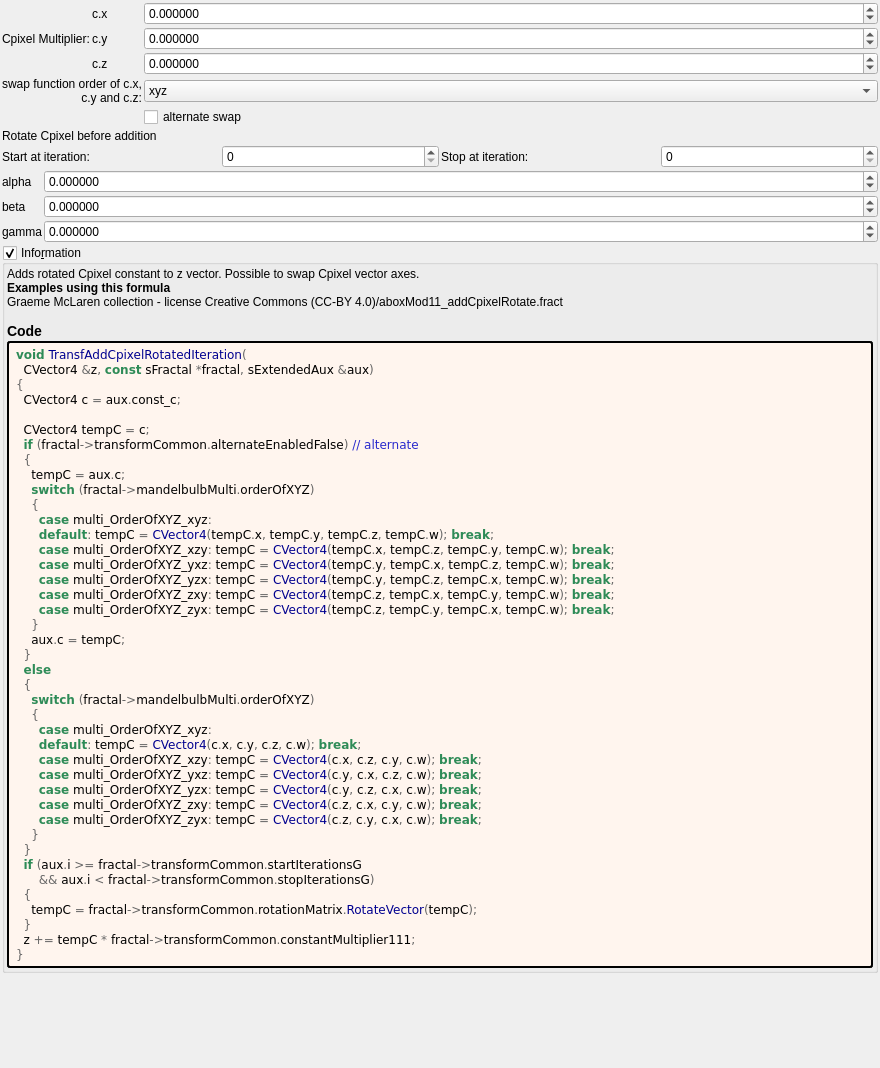
 <widget class="QWidget" name="Form">
  <property name="geometry">
   <rect>
    <x>0</x>
    <y>0</y>
    <width>880</width>
    <height>1068</height>
   </rect>
  </property>
  <property name="windowTitle">
   <string notr="true">transf_add_cpixel_rotated</string>
  </property>
  <layout class="QVBoxLayout" name="verticalLayout">
   <property name="spacing">
    <number>2</number>
   </property>
   <property name="leftMargin">
    <number>2</number>
   </property>
   <property name="topMargin">
    <number>2</number>
   </property>
   <property name="rightMargin">
    <number>2</number>
   </property>
   <property name="bottomMargin">
    <number>2</number>
   </property>
   <item>
    <layout class="QGridLayout" name="gridLayout_23" columnstretch="0,0,1">
     <property name="spacing">
      <number>2</number>
     </property>
     <item row="4" column="2">
      <widget class="MyDoubleSpinBox" name="spinbox3_transf_constant_multiplier_111_z">
       <property name="sizePolicy">
        <sizepolicy hsizetype="Minimum" vsizetype="Maximum">
         <horstretch>0</horstretch>
         <verstretch>0</verstretch>
        </sizepolicy>
       </property>
       <property name="prefix">
        <string/>
       </property>
       <property name="suffix">
        <string/>
       </property>
       <property name="decimals">
        <number>6</number>
       </property>
       <property name="minimum">
        <double>-99.989999999999995</double>
       </property>
       <property name="maximum">
        <double>99.989999999999995</double>
       </property>
       <property name="singleStep">
        <double>0.100000000000000</double>
       </property>
      </widget>
     </item>
     <item row="7" column="2">
      <widget class="MyComboBox" name="comboBox_mandelbulbMulti_order_of_xyz">
       <item>
        <property name="text">
         <string notr="true">xyz</string>
        </property>
       </item>
       <item>
        <property name="text">
         <string notr="true">xzy</string>
        </property>
       </item>
       <item>
        <property name="text">
         <string notr="true">yxz</string>
        </property>
       </item>
       <item>
        <property name="text">
         <string notr="true">yzx</string>
        </property>
       </item>
       <item>
        <property name="text">
         <string notr="true">zxy</string>
        </property>
       </item>
       <item>
        <property name="text">
         <string notr="true">zyx</string>
        </property>
       </item>
      </widget>
     </item>
     <item row="4" column="1">
      <widget class="QLabel" name="label_111">
       <property name="text">
        <string notr="true">c.z</string>
       </property>
      </widget>
     </item>
     <item row="2" column="2">
      <widget class="MyDoubleSpinBox" name="spinbox3_transf_constant_multiplier_111_x">
       <property name="sizePolicy">
        <sizepolicy hsizetype="Minimum" vsizetype="Maximum">
         <horstretch>0</horstretch>
         <verstretch>0</verstretch>
        </sizepolicy>
       </property>
       <property name="prefix">
        <string/>
       </property>
       <property name="suffix">
        <string/>
       </property>
       <property name="decimals">
        <number>6</number>
       </property>
       <property name="minimum">
        <double>-99.989999999999995</double>
       </property>
       <property name="maximum">
        <double>99.989999999999995</double>
       </property>
       <property name="singleStep">
        <double>0.100000000000000</double>
       </property>
      </widget>
     </item>
     <item row="3" column="2">
      <widget class="MyDoubleSpinBox" name="spinbox3_transf_constant_multiplier_111_y">
       <property name="sizePolicy">
        <sizepolicy hsizetype="Minimum" vsizetype="Maximum">
         <horstretch>0</horstretch>
         <verstretch>0</verstretch>
        </sizepolicy>
       </property>
       <property name="prefix">
        <string/>
       </property>
       <property name="suffix">
        <string/>
       </property>
       <property name="decimals">
        <number>6</number>
       </property>
       <property name="minimum">
        <double>-99.989999999999995</double>
       </property>
       <property name="maximum">
        <double>99.989999999999995</double>
       </property>
       <property name="singleStep">
        <double>0.100000000000000</double>
       </property>
      </widget>
     </item>
     <item row="3" column="1">
      <widget class="QLabel" name="label_110">
       <property name="text">
        <string notr="true">c.y</string>
       </property>
      </widget>
     </item>
     <item row="2" column="1">
      <widget class="QLabel" name="label_109">
       <property name="text">
        <string notr="true">c.x</string>
       </property>
      </widget>
     </item>
     <item row="7" column="0" colspan="2">
      <widget class="QLabel" name="label">
       <property name="text">
        <string>swap function order of c.x, c.y and c.z:</string>
       </property>
       <property name="alignment">
        <set>Qt::AlignRight|Qt::AlignTrailing|Qt::AlignVCenter</set>
       </property>
       <property name="wordWrap">
        <bool>true</bool>
       </property>
      </widget>
     </item>
     <item row="3" column="0">
      <widget class="QLabel" name="label_108">
       <property name="text">
        <string>Cpixel Multiplier:</string>
       </property>
      </widget>
     </item>
     <item row="8" column="2">
      <widget class="MyCheckBox" name="checkBox_transf_alternate_enabled_false">
       <property name="text">
        <string>alternate swap</string>
       </property>
      </widget>
     </item>
    </layout>
   </item>
   <item>
    <layout class="QGridLayout" name="gridLayout">
     <item row="0" column="0">
      <widget class="QLabel" name="label_248">
       <property name="text">
        <string>Rotate Cpixel before addition</string>
       </property>
      </widget>
     </item>
     <item row="1" column="0">
      <layout class="QGridLayout" name="gridLayout_62">
       <property name="spacing">
        <number>2</number>
       </property>
       <item row="1" column="2">
        <widget class="QLabel" name="label_247">
         <property name="text">
          <string>Stop at iteration:</string>
         </property>
        </widget>
       </item>
       <item row="1" column="0">
        <widget class="QLabel" name="label_246">
         <property name="text">
          <string>Start at iteration:</string>
         </property>
        </widget>
       </item>
       <item row="1" column="3">
        <widget class="MySpinBox" name="spinboxInt_transf_stop_iterations_G">
         <property name="sizePolicy">
          <sizepolicy hsizetype="Minimum" vsizetype="Maximum">
           <horstretch>0</horstretch>
           <verstretch>0</verstretch>
          </sizepolicy>
         </property>
         <property name="maximum">
          <number>999</number>
         </property>
        </widget>
       </item>
       <item row="1" column="1">
        <widget class="MySpinBox" name="spinboxInt_transf_start_iterations_G">
         <property name="sizePolicy">
          <sizepolicy hsizetype="Minimum" vsizetype="Maximum">
           <horstretch>0</horstretch>
           <verstretch>0</verstretch>
          </sizepolicy>
         </property>
         <property name="maximum">
          <number>999</number>
         </property>
        </widget>
       </item>
      </layout>
     </item>
    </layout>
   </item>
   <item>
    <layout class="QGridLayout" name="gridLayout_10" columnstretch="0,1">
     <property name="spacing">
      <number>2</number>
     </property>
     <item row="4" column="0">
      <widget class="QLabel" name="label_45">
       <property name="text">
        <string notr="true">gamma</string>
       </property>
      </widget>
     </item>
     <item row="3" column="0">
      <widget class="QLabel" name="label_44">
       <property name="text">
        <string notr="true">beta</string>
       </property>
      </widget>
     </item>
     <item row="1" column="0">
      <widget class="QLabel" name="label_46">
       <property name="text">
        <string notr="true">alpha</string>
       </property>
      </widget>
     </item>
     <item row="1" column="1">
      <widget class="MyDoubleSpinBox" name="spinboxd3_transf_rotation_x">
       <property name="sizePolicy">
        <sizepolicy hsizetype="Minimum" vsizetype="Maximum">
         <horstretch>0</horstretch>
         <verstretch>0</verstretch>
        </sizepolicy>
       </property>
       <property name="prefix">
        <string/>
       </property>
       <property name="suffix">
        <string/>
       </property>
       <property name="decimals">
        <number>6</number>
       </property>
       <property name="minimum">
        <double>-36000.000000000000000</double>
       </property>
       <property name="maximum">
        <double>36000.000000000000000</double>
       </property>
       <property name="singleStep">
        <double>1.000000000000000</double>
       </property>
      </widget>
     </item>
     <item row="3" column="1">
      <widget class="MyDoubleSpinBox" name="spinboxd3_transf_rotation_y">
       <property name="sizePolicy">
        <sizepolicy hsizetype="Minimum" vsizetype="Maximum">
         <horstretch>0</horstretch>
         <verstretch>0</verstretch>
        </sizepolicy>
       </property>
       <property name="prefix">
        <string/>
       </property>
       <property name="suffix">
        <string/>
       </property>
       <property name="decimals">
        <number>6</number>
       </property>
       <property name="minimum">
        <double>-36000.000000000000000</double>
       </property>
       <property name="maximum">
        <double>36000.000000000000000</double>
       </property>
       <property name="singleStep">
        <double>1.000000000000000</double>
       </property>
      </widget>
     </item>
     <item row="4" column="1">
      <widget class="MyDoubleSpinBox" name="spinboxd3_transf_rotation_z">
       <property name="sizePolicy">
        <sizepolicy hsizetype="Minimum" vsizetype="Maximum">
         <horstretch>0</horstretch>
         <verstretch>0</verstretch>
        </sizepolicy>
       </property>
       <property name="prefix">
        <string/>
       </property>
       <property name="suffix">
        <string/>
       </property>
       <property name="decimals">
        <number>6</number>
       </property>
       <property name="minimum">
        <double>-36000.000000000000000</double>
       </property>
       <property name="maximum">
        <double>36000.000000000000000</double>
       </property>
       <property name="singleStep">
        <double>1.000000000000000</double>
       </property>
      </widget>
     </item>
    </layout>
   </item>
   <item>
    <widget class="MyGroupBox" name="groupCheck_info">
     <property name="title">
      <string>Info&amp;rmation</string>
     </property>
     <property name="flat">
      <bool>false</bool>
     </property>
     <property name="checkable">
      <bool>true</bool>
     </property>
     <layout class="QVBoxLayout" name="verticalLayout_2">
      <property name="spacing">
       <number>2</number>
      </property>
      <property name="leftMargin">
       <number>2</number>
      </property>
      <property name="topMargin">
       <number>2</number>
      </property>
      <property name="rightMargin">
       <number>2</number>
      </property>
      <property name="bottomMargin">
       <number>2</number>
      </property>
      <item>
       <widget class="QLabel" name="label_information_general">
        <property name="text">
         <string notr="true">&lt;p&gt;Adds rotated Cpixel constant to z vector. Possible to swap Cpixel vector axes.&lt;/p&gt;&lt;table&gt;
&lt;/table&gt;
&lt;br&gt;&lt;b&gt;Examples using this formula&lt;/b&gt;&lt;br&gt;Graeme McLaren  collection - license Creative Commons  (CC-BY 4.0)/aboxMod11_addCpixelRotate.fract&lt;h3&gt;Code&lt;/h3&gt;</string>
        </property>
        <property name="wordWrap">
         <bool>true</bool>
        </property>
        <property name="openExternalLinks">
         <bool>true</bool>
        </property>
        <property name="textInteractionFlags">
         <set>Qt::LinksAccessibleByMouse|Qt::TextSelectableByMouse</set>
        </property>
       </widget>
      </item>
      <item>
       <widget class="QLabel" name="label_code_content">
        <property name="styleSheet">
         <string notr="true">border-style: outset; border-width: 2px; border-radius: 3px; border-color: black; background-color: #fff5ee; padding: 4px;</string>
        </property>
        <property name="text">
         <string notr="true">&lt;body style=&quot;background-color:#fff5ee&quot;&gt;
&lt;pre style=&quot;color:#000000; background-color:#fff5ee;  font-family:&#039;Courier New&#039;,monospace;white-space: pre-wrap;&quot;&gt;&lt;span style=&quot;color:#2e8b57; font-weight:bold&quot;&gt;void&lt;/span&gt; &lt;span style=&quot;color:#00008f&quot;&gt;TransfAddCpixelRotatedIteration&lt;/span&gt;&lt;span style=&quot;color:#676767&quot;&gt;(&lt;/span&gt;
  CVector4 &lt;span style=&quot;color:#676767&quot;&gt;&amp;amp;&lt;/span&gt;z&lt;span style=&quot;color:#676767&quot;&gt;,&lt;/span&gt; &lt;span style=&quot;color:#2e8b57; font-weight:bold&quot;&gt;const&lt;/span&gt; sFractal &lt;span style=&quot;color:#676767&quot;&gt;*&lt;/span&gt;fractal&lt;span style=&quot;color:#676767&quot;&gt;,&lt;/span&gt; sExtendedAux &lt;span style=&quot;color:#676767&quot;&gt;&amp;amp;&lt;/span&gt;aux&lt;span style=&quot;color:#676767&quot;&gt;)&lt;/span&gt;
&lt;span style=&quot;color:#676767&quot;&gt;{&lt;/span&gt;
  CVector4 c &lt;span style=&quot;color:#676767&quot;&gt;=&lt;/span&gt; aux&lt;span style=&quot;color:#676767&quot;&gt;.&lt;/span&gt;const_c&lt;span style=&quot;color:#676767&quot;&gt;;&lt;/span&gt;

  CVector4 tempC &lt;span style=&quot;color:#676767&quot;&gt;=&lt;/span&gt; c&lt;span style=&quot;color:#676767&quot;&gt;;&lt;/span&gt;
  &lt;span style=&quot;color:#2e8b57; font-weight:bold&quot;&gt;if&lt;/span&gt; &lt;span style=&quot;color:#676767&quot;&gt;(&lt;/span&gt;fractal&lt;span style=&quot;color:#676767&quot;&gt;-&amp;gt;&lt;/span&gt;transformCommon&lt;span style=&quot;color:#676767&quot;&gt;.&lt;/span&gt;alternateEnabledFalse&lt;span style=&quot;color:#676767&quot;&gt;)&lt;/span&gt; &lt;span style=&quot;color:#2929cc&quot;&gt;// alternate&lt;/span&gt;
  &lt;span style=&quot;color:#676767&quot;&gt;{&lt;/span&gt;
    tempC &lt;span style=&quot;color:#676767&quot;&gt;=&lt;/span&gt; aux&lt;span style=&quot;color:#676767&quot;&gt;.&lt;/span&gt;c&lt;span style=&quot;color:#676767&quot;&gt;;&lt;/span&gt;
    &lt;span style=&quot;color:#2e8b57; font-weight:bold&quot;&gt;switch&lt;/span&gt; &lt;span style=&quot;color:#676767&quot;&gt;(&lt;/span&gt;fractal&lt;span style=&quot;color:#676767&quot;&gt;-&amp;gt;&lt;/span&gt;mandelbulbMulti&lt;span style=&quot;color:#676767&quot;&gt;.&lt;/span&gt;orderOfXYZ&lt;span style=&quot;color:#676767&quot;&gt;)&lt;/span&gt;
    &lt;span style=&quot;color:#676767&quot;&gt;{&lt;/span&gt;
      &lt;span style=&quot;color:#2e8b57; font-weight:bold&quot;&gt;case&lt;/span&gt; multi_OrderOfXYZ_xyz&lt;span style=&quot;color:#676767&quot;&gt;:&lt;/span&gt;
      &lt;span style=&quot;color:#2e8b57; font-weight:bold&quot;&gt;default&lt;/span&gt;&lt;span style=&quot;color:#676767&quot;&gt;:&lt;/span&gt; tempC &lt;span style=&quot;color:#676767&quot;&gt;=&lt;/span&gt; &lt;span style=&quot;color:#00008f&quot;&gt;CVector4&lt;/span&gt;&lt;span style=&quot;color:#676767&quot;&gt;(&lt;/span&gt;tempC&lt;span style=&quot;color:#676767&quot;&gt;.&lt;/span&gt;x&lt;span style=&quot;color:#676767&quot;&gt;,&lt;/span&gt; tempC&lt;span style=&quot;color:#676767&quot;&gt;.&lt;/span&gt;y&lt;span style=&quot;color:#676767&quot;&gt;,&lt;/span&gt; tempC&lt;span style=&quot;color:#676767&quot;&gt;.&lt;/span&gt;z&lt;span style=&quot;color:#676767&quot;&gt;,&lt;/span&gt; tempC&lt;span style=&quot;color:#676767&quot;&gt;.&lt;/span&gt;w&lt;span style=&quot;color:#676767&quot;&gt;);&lt;/span&gt; &lt;span style=&quot;color:#2e8b57; font-weight:bold&quot;&gt;break&lt;/span&gt;&lt;span style=&quot;color:#676767&quot;&gt;;&lt;/span&gt;
      &lt;span style=&quot;color:#2e8b57; font-weight:bold&quot;&gt;case&lt;/span&gt; multi_OrderOfXYZ_xzy&lt;span style=&quot;color:#676767&quot;&gt;:&lt;/span&gt; tempC &lt;span style=&quot;color:#676767&quot;&gt;=&lt;/span&gt; &lt;span style=&quot;color:#00008f&quot;&gt;CVector4&lt;/span&gt;&lt;span style=&quot;color:#676767&quot;&gt;(&lt;/span&gt;tempC&lt;span style=&quot;color:#676767&quot;&gt;.&lt;/span&gt;x&lt;span style=&quot;color:#676767&quot;&gt;,&lt;/span&gt; tempC&lt;span style=&quot;color:#676767&quot;&gt;.&lt;/span&gt;z&lt;span style=&quot;color:#676767&quot;&gt;,&lt;/span&gt; tempC&lt;span style=&quot;color:#676767&quot;&gt;.&lt;/span&gt;y&lt;span style=&quot;color:#676767&quot;&gt;,&lt;/span&gt; tempC&lt;span style=&quot;color:#676767&quot;&gt;.&lt;/span&gt;w&lt;span style=&quot;color:#676767&quot;&gt;);&lt;/span&gt; &lt;span style=&quot;color:#2e8b57; font-weight:bold&quot;&gt;break&lt;/span&gt;&lt;span style=&quot;color:#676767&quot;&gt;;&lt;/span&gt;
      &lt;span style=&quot;color:#2e8b57; font-weight:bold&quot;&gt;case&lt;/span&gt; multi_OrderOfXYZ_yxz&lt;span style=&quot;color:#676767&quot;&gt;:&lt;/span&gt; tempC &lt;span style=&quot;color:#676767&quot;&gt;=&lt;/span&gt; &lt;span style=&quot;color:#00008f&quot;&gt;CVector4&lt;/span&gt;&lt;span style=&quot;color:#676767&quot;&gt;(&lt;/span&gt;tempC&lt;span style=&quot;color:#676767&quot;&gt;.&lt;/span&gt;y&lt;span style=&quot;color:#676767&quot;&gt;,&lt;/span&gt; tempC&lt;span style=&quot;color:#676767&quot;&gt;.&lt;/span&gt;x&lt;span style=&quot;color:#676767&quot;&gt;,&lt;/span&gt; tempC&lt;span style=&quot;color:#676767&quot;&gt;.&lt;/span&gt;z&lt;span style=&quot;color:#676767&quot;&gt;,&lt;/span&gt; tempC&lt;span style=&quot;color:#676767&quot;&gt;.&lt;/span&gt;w&lt;span style=&quot;color:#676767&quot;&gt;);&lt;/span&gt; &lt;span style=&quot;color:#2e8b57; font-weight:bold&quot;&gt;break&lt;/span&gt;&lt;span style=&quot;color:#676767&quot;&gt;;&lt;/span&gt;
      &lt;span style=&quot;color:#2e8b57; font-weight:bold&quot;&gt;case&lt;/span&gt; multi_OrderOfXYZ_yzx&lt;span style=&quot;color:#676767&quot;&gt;:&lt;/span&gt; tempC &lt;span style=&quot;color:#676767&quot;&gt;=&lt;/span&gt; &lt;span style=&quot;color:#00008f&quot;&gt;CVector4&lt;/span&gt;&lt;span style=&quot;color:#676767&quot;&gt;(&lt;/span&gt;tempC&lt;span style=&quot;color:#676767&quot;&gt;.&lt;/span&gt;y&lt;span style=&quot;color:#676767&quot;&gt;,&lt;/span&gt; tempC&lt;span style=&quot;color:#676767&quot;&gt;.&lt;/span&gt;z&lt;span style=&quot;color:#676767&quot;&gt;,&lt;/span&gt; tempC&lt;span style=&quot;color:#676767&quot;&gt;.&lt;/span&gt;x&lt;span style=&quot;color:#676767&quot;&gt;,&lt;/span&gt; tempC&lt;span style=&quot;color:#676767&quot;&gt;.&lt;/span&gt;w&lt;span style=&quot;color:#676767&quot;&gt;);&lt;/span&gt; &lt;span style=&quot;color:#2e8b57; font-weight:bold&quot;&gt;break&lt;/span&gt;&lt;span style=&quot;color:#676767&quot;&gt;;&lt;/span&gt;
      &lt;span style=&quot;color:#2e8b57; font-weight:bold&quot;&gt;case&lt;/span&gt; multi_OrderOfXYZ_zxy&lt;span style=&quot;color:#676767&quot;&gt;:&lt;/span&gt; tempC &lt;span style=&quot;color:#676767&quot;&gt;=&lt;/span&gt; &lt;span style=&quot;color:#00008f&quot;&gt;CVector4&lt;/span&gt;&lt;span style=&quot;color:#676767&quot;&gt;(&lt;/span&gt;tempC&lt;span style=&quot;color:#676767&quot;&gt;.&lt;/span&gt;z&lt;span style=&quot;color:#676767&quot;&gt;,&lt;/span&gt; tempC&lt;span style=&quot;color:#676767&quot;&gt;.&lt;/span&gt;x&lt;span style=&quot;color:#676767&quot;&gt;,&lt;/span&gt; tempC&lt;span style=&quot;color:#676767&quot;&gt;.&lt;/span&gt;y&lt;span style=&quot;color:#676767&quot;&gt;,&lt;/span&gt; tempC&lt;span style=&quot;color:#676767&quot;&gt;.&lt;/span&gt;w&lt;span style=&quot;color:#676767&quot;&gt;);&lt;/span&gt; &lt;span style=&quot;color:#2e8b57; font-weight:bold&quot;&gt;break&lt;/span&gt;&lt;span style=&quot;color:#676767&quot;&gt;;&lt;/span&gt;
      &lt;span style=&quot;color:#2e8b57; font-weight:bold&quot;&gt;case&lt;/span&gt; multi_OrderOfXYZ_zyx&lt;span style=&quot;color:#676767&quot;&gt;:&lt;/span&gt; tempC &lt;span style=&quot;color:#676767&quot;&gt;=&lt;/span&gt; &lt;span style=&quot;color:#00008f&quot;&gt;CVector4&lt;/span&gt;&lt;span style=&quot;color:#676767&quot;&gt;(&lt;/span&gt;tempC&lt;span style=&quot;color:#676767&quot;&gt;.&lt;/span&gt;z&lt;span style=&quot;color:#676767&quot;&gt;,&lt;/span&gt; tempC&lt;span style=&quot;color:#676767&quot;&gt;.&lt;/span&gt;y&lt;span style=&quot;color:#676767&quot;&gt;,&lt;/span&gt; tempC&lt;span style=&quot;color:#676767&quot;&gt;.&lt;/span&gt;x&lt;span style=&quot;color:#676767&quot;&gt;,&lt;/span&gt; tempC&lt;span style=&quot;color:#676767&quot;&gt;.&lt;/span&gt;w&lt;span style=&quot;color:#676767&quot;&gt;);&lt;/span&gt; &lt;span style=&quot;color:#2e8b57; font-weight:bold&quot;&gt;break&lt;/span&gt;&lt;span style=&quot;color:#676767&quot;&gt;;&lt;/span&gt;
    &lt;span style=&quot;color:#676767&quot;&gt;}&lt;/span&gt;
    aux&lt;span style=&quot;color:#676767&quot;&gt;.&lt;/span&gt;c &lt;span style=&quot;color:#676767&quot;&gt;=&lt;/span&gt; tempC&lt;span style=&quot;color:#676767&quot;&gt;;&lt;/span&gt;
  &lt;span style=&quot;color:#676767&quot;&gt;}&lt;/span&gt;
  &lt;span style=&quot;color:#2e8b57; font-weight:bold&quot;&gt;else&lt;/span&gt;
  &lt;span style=&quot;color:#676767&quot;&gt;{&lt;/span&gt;
    &lt;span style=&quot;color:#2e8b57; font-weight:bold&quot;&gt;switch&lt;/span&gt; &lt;span style=&quot;color:#676767&quot;&gt;(&lt;/span&gt;fractal&lt;span style=&quot;color:#676767&quot;&gt;-&amp;gt;&lt;/span&gt;mandelbulbMulti&lt;span style=&quot;color:#676767&quot;&gt;.&lt;/span&gt;orderOfXYZ&lt;span style=&quot;color:#676767&quot;&gt;)&lt;/span&gt;
    &lt;span style=&quot;color:#676767&quot;&gt;{&lt;/span&gt;
      &lt;span style=&quot;color:#2e8b57; font-weight:bold&quot;&gt;case&lt;/span&gt; multi_OrderOfXYZ_xyz&lt;span style=&quot;color:#676767&quot;&gt;:&lt;/span&gt;
      &lt;span style=&quot;color:#2e8b57; font-weight:bold&quot;&gt;default&lt;/span&gt;&lt;span style=&quot;color:#676767&quot;&gt;:&lt;/span&gt; tempC &lt;span style=&quot;color:#676767&quot;&gt;=&lt;/span&gt; &lt;span style=&quot;color:#00008f&quot;&gt;CVector4&lt;/span&gt;&lt;span style=&quot;color:#676767&quot;&gt;(&lt;/span&gt;c&lt;span style=&quot;color:#676767&quot;&gt;.&lt;/span&gt;x&lt;span style=&quot;color:#676767&quot;&gt;,&lt;/span&gt; c&lt;span style=&quot;color:#676767&quot;&gt;.&lt;/span&gt;y&lt;span style=&quot;color:#676767&quot;&gt;,&lt;/span&gt; c&lt;span style=&quot;color:#676767&quot;&gt;.&lt;/span&gt;z&lt;span style=&quot;color:#676767&quot;&gt;,&lt;/span&gt; c&lt;span style=&quot;color:#676767&quot;&gt;.&lt;/span&gt;w&lt;span style=&quot;color:#676767&quot;&gt;);&lt;/span&gt; &lt;span style=&quot;color:#2e8b57; font-weight:bold&quot;&gt;break&lt;/span&gt;&lt;span style=&quot;color:#676767&quot;&gt;;&lt;/span&gt;
      &lt;span style=&quot;color:#2e8b57; font-weight:bold&quot;&gt;case&lt;/span&gt; multi_OrderOfXYZ_xzy&lt;span style=&quot;color:#676767&quot;&gt;:&lt;/span&gt; tempC &lt;span style=&quot;color:#676767&quot;&gt;=&lt;/span&gt; &lt;span style=&quot;color:#00008f&quot;&gt;CVector4&lt;/span&gt;&lt;span style=&quot;color:#676767&quot;&gt;(&lt;/span&gt;c&lt;span style=&quot;color:#676767&quot;&gt;.&lt;/span&gt;x&lt;span style=&quot;color:#676767&quot;&gt;,&lt;/span&gt; c&lt;span style=&quot;color:#676767&quot;&gt;.&lt;/span&gt;z&lt;span style=&quot;color:#676767&quot;&gt;,&lt;/span&gt; c&lt;span style=&quot;color:#676767&quot;&gt;.&lt;/span&gt;y&lt;span style=&quot;color:#676767&quot;&gt;,&lt;/span&gt; c&lt;span style=&quot;color:#676767&quot;&gt;.&lt;/span&gt;w&lt;span style=&quot;color:#676767&quot;&gt;);&lt;/span&gt; &lt;span style=&quot;color:#2e8b57; font-weight:bold&quot;&gt;break&lt;/span&gt;&lt;span style=&quot;color:#676767&quot;&gt;;&lt;/span&gt;
      &lt;span style=&quot;color:#2e8b57; font-weight:bold&quot;&gt;case&lt;/span&gt; multi_OrderOfXYZ_yxz&lt;span style=&quot;color:#676767&quot;&gt;:&lt;/span&gt; tempC &lt;span style=&quot;color:#676767&quot;&gt;=&lt;/span&gt; &lt;span style=&quot;color:#00008f&quot;&gt;CVector4&lt;/span&gt;&lt;span style=&quot;color:#676767&quot;&gt;(&lt;/span&gt;c&lt;span style=&quot;color:#676767&quot;&gt;.&lt;/span&gt;y&lt;span style=&quot;color:#676767&quot;&gt;,&lt;/span&gt; c&lt;span style=&quot;color:#676767&quot;&gt;.&lt;/span&gt;x&lt;span style=&quot;color:#676767&quot;&gt;,&lt;/span&gt; c&lt;span style=&quot;color:#676767&quot;&gt;.&lt;/span&gt;z&lt;span style=&quot;color:#676767&quot;&gt;,&lt;/span&gt; c&lt;span style=&quot;color:#676767&quot;&gt;.&lt;/span&gt;w&lt;span style=&quot;color:#676767&quot;&gt;);&lt;/span&gt; &lt;span style=&quot;color:#2e8b57; font-weight:bold&quot;&gt;break&lt;/span&gt;&lt;span style=&quot;color:#676767&quot;&gt;;&lt;/span&gt;
      &lt;span style=&quot;color:#2e8b57; font-weight:bold&quot;&gt;case&lt;/span&gt; multi_OrderOfXYZ_yzx&lt;span style=&quot;color:#676767&quot;&gt;:&lt;/span&gt; tempC &lt;span style=&quot;color:#676767&quot;&gt;=&lt;/span&gt; &lt;span style=&quot;color:#00008f&quot;&gt;CVector4&lt;/span&gt;&lt;span style=&quot;color:#676767&quot;&gt;(&lt;/span&gt;c&lt;span style=&quot;color:#676767&quot;&gt;.&lt;/span&gt;y&lt;span style=&quot;color:#676767&quot;&gt;,&lt;/span&gt; c&lt;span style=&quot;color:#676767&quot;&gt;.&lt;/span&gt;z&lt;span style=&quot;color:#676767&quot;&gt;,&lt;/span&gt; c&lt;span style=&quot;color:#676767&quot;&gt;.&lt;/span&gt;x&lt;span style=&quot;color:#676767&quot;&gt;,&lt;/span&gt; c&lt;span style=&quot;color:#676767&quot;&gt;.&lt;/span&gt;w&lt;span style=&quot;color:#676767&quot;&gt;);&lt;/span&gt; &lt;span style=&quot;color:#2e8b57; font-weight:bold&quot;&gt;break&lt;/span&gt;&lt;span style=&quot;color:#676767&quot;&gt;;&lt;/span&gt;
      &lt;span style=&quot;color:#2e8b57; font-weight:bold&quot;&gt;case&lt;/span&gt; multi_OrderOfXYZ_zxy&lt;span style=&quot;color:#676767&quot;&gt;:&lt;/span&gt; tempC &lt;span style=&quot;color:#676767&quot;&gt;=&lt;/span&gt; &lt;span style=&quot;color:#00008f&quot;&gt;CVector4&lt;/span&gt;&lt;span style=&quot;color:#676767&quot;&gt;(&lt;/span&gt;c&lt;span style=&quot;color:#676767&quot;&gt;.&lt;/span&gt;z&lt;span style=&quot;color:#676767&quot;&gt;,&lt;/span&gt; c&lt;span style=&quot;color:#676767&quot;&gt;.&lt;/span&gt;x&lt;span style=&quot;color:#676767&quot;&gt;,&lt;/span&gt; c&lt;span style=&quot;color:#676767&quot;&gt;.&lt;/span&gt;y&lt;span style=&quot;color:#676767&quot;&gt;,&lt;/span&gt; c&lt;span style=&quot;color:#676767&quot;&gt;.&lt;/span&gt;w&lt;span style=&quot;color:#676767&quot;&gt;);&lt;/span&gt; &lt;span style=&quot;color:#2e8b57; font-weight:bold&quot;&gt;break&lt;/span&gt;&lt;span style=&quot;color:#676767&quot;&gt;;&lt;/span&gt;
      &lt;span style=&quot;color:#2e8b57; font-weight:bold&quot;&gt;case&lt;/span&gt; multi_OrderOfXYZ_zyx&lt;span style=&quot;color:#676767&quot;&gt;:&lt;/span&gt; tempC &lt;span style=&quot;color:#676767&quot;&gt;=&lt;/span&gt; &lt;span style=&quot;color:#00008f&quot;&gt;CVector4&lt;/span&gt;&lt;span style=&quot;color:#676767&quot;&gt;(&lt;/span&gt;c&lt;span style=&quot;color:#676767&quot;&gt;.&lt;/span&gt;z&lt;span style=&quot;color:#676767&quot;&gt;,&lt;/span&gt; c&lt;span style=&quot;color:#676767&quot;&gt;.&lt;/span&gt;y&lt;span style=&quot;color:#676767&quot;&gt;,&lt;/span&gt; c&lt;span style=&quot;color:#676767&quot;&gt;.&lt;/span&gt;x&lt;span style=&quot;color:#676767&quot;&gt;,&lt;/span&gt; c&lt;span style=&quot;color:#676767&quot;&gt;.&lt;/span&gt;w&lt;span style=&quot;color:#676767&quot;&gt;);&lt;/span&gt; &lt;span style=&quot;color:#2e8b57; font-weight:bold&quot;&gt;break&lt;/span&gt;&lt;span style=&quot;color:#676767&quot;&gt;;&lt;/span&gt;
    &lt;span style=&quot;color:#676767&quot;&gt;}&lt;/span&gt;
  &lt;span style=&quot;color:#676767&quot;&gt;}&lt;/span&gt;
  &lt;span style=&quot;color:#2e8b57; font-weight:bold&quot;&gt;if&lt;/span&gt; &lt;span style=&quot;color:#676767&quot;&gt;(&lt;/span&gt;aux&lt;span style=&quot;color:#676767&quot;&gt;.&lt;/span&gt;i &lt;span style=&quot;color:#676767&quot;&gt;&amp;gt;=&lt;/span&gt; fractal&lt;span style=&quot;color:#676767&quot;&gt;-&amp;gt;&lt;/span&gt;transformCommon&lt;span style=&quot;color:#676767&quot;&gt;.&lt;/span&gt;startIterationsG
      &lt;span style=&quot;color:#676767&quot;&gt;&amp;amp;&amp;amp;&lt;/span&gt; aux&lt;span style=&quot;color:#676767&quot;&gt;.&lt;/span&gt;i &lt;span style=&quot;color:#676767&quot;&gt;&amp;lt;&lt;/span&gt; fractal&lt;span style=&quot;color:#676767&quot;&gt;-&amp;gt;&lt;/span&gt;transformCommon&lt;span style=&quot;color:#676767&quot;&gt;.&lt;/span&gt;stopIterationsG&lt;span style=&quot;color:#676767&quot;&gt;)&lt;/span&gt;
  &lt;span style=&quot;color:#676767&quot;&gt;{&lt;/span&gt;
    tempC &lt;span style=&quot;color:#676767&quot;&gt;=&lt;/span&gt; fractal&lt;span style=&quot;color:#676767&quot;&gt;-&amp;gt;&lt;/span&gt;transformCommon&lt;span style=&quot;color:#676767&quot;&gt;.&lt;/span&gt;rotationMatrix&lt;span style=&quot;color:#676767&quot;&gt;.&lt;/span&gt;&lt;span style=&quot;color:#00008f&quot;&gt;RotateVector&lt;/span&gt;&lt;span style=&quot;color:#676767&quot;&gt;(&lt;/span&gt;tempC&lt;span style=&quot;color:#676767&quot;&gt;);&lt;/span&gt;
  &lt;span style=&quot;color:#676767&quot;&gt;}&lt;/span&gt;
  z &lt;span style=&quot;color:#676767&quot;&gt;+=&lt;/span&gt; tempC &lt;span style=&quot;color:#676767&quot;&gt;*&lt;/span&gt; fractal&lt;span style=&quot;color:#676767&quot;&gt;-&amp;gt;&lt;/span&gt;transformCommon&lt;span style=&quot;color:#676767&quot;&gt;.&lt;/span&gt;constantMultiplier111&lt;span style=&quot;color:#676767&quot;&gt;;&lt;/span&gt;
&lt;span style=&quot;color:#676767&quot;&gt;}&lt;/span&gt;
&lt;/pre&gt;
&lt;/body&gt;</string>
        </property>
        <property name="wordWrap">
         <bool>true</bool>
        </property>
        <property name="openExternalLinks">
         <bool>true</bool>
        </property>
        <property name="textInteractionFlags">
         <set>Qt::LinksAccessibleByMouse|Qt::TextSelectableByMouse</set>
        </property>
       </widget>
      </item>
     </layout>
    </widget>
   </item>
   <item>
    <spacer name="verticalSpacer">
     <property name="orientation">
      <enum>Qt::Vertical</enum>
     </property>
     <property name="sizeHint" stdset="0">
      <size>
       <width>20</width>
       <height>40</height>
      </size>
     </property>
    </spacer>
   </item>
  </layout>
 </widget>
